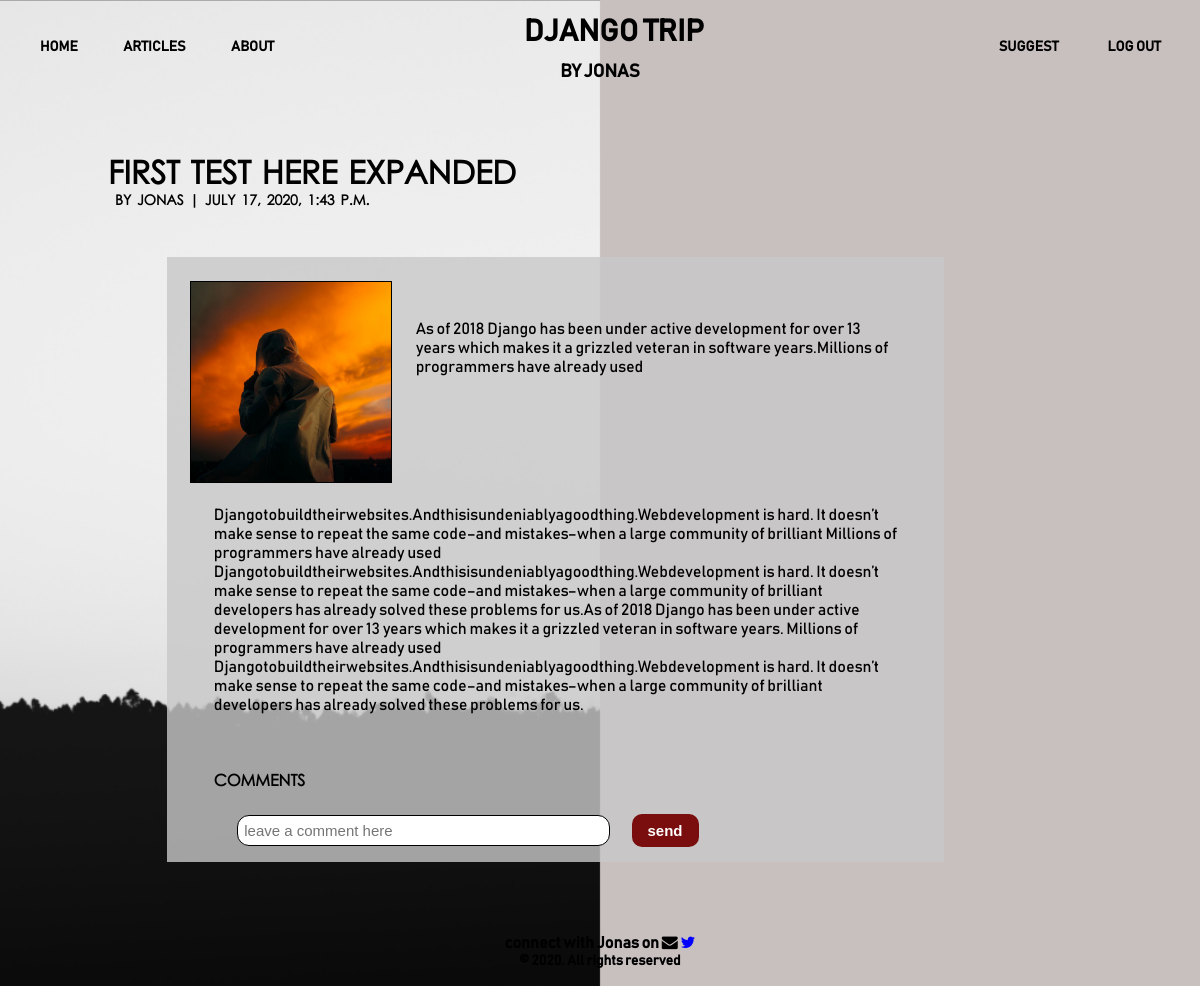
Page /articles/first-test-here-expanded/ (signed in) on the committed database.
### articles/models.py (models this page shows, shortened)
class Article(models.Model):
    def author_default():
        return CustomUser.objects.get(username="Jonas").username
    def slug_default():
        return " "
    title = models.CharField(max_length=144)
    description = models.TextField()
    image = models.ImageField()
    body = models.TextField()
    date = models.DateTimeField(auto_now_add=True)
    author = models.CharField(default=author_default, max_length=144)
    slug = models.SlugField(max_length=255, blank=True, default=slug_default)

### articles/views.py (the view, shortened to what this page needs)
# urls.py: path("<slug:slug>/", ArticleAndCommentView.as_view(), name="article_detail"),
class ArticleAndCommentView(CreateView):
    template_name = "article_detail.html"
    model = Comment
    fields = ("comment",)
    def get_context_data(self, **kwargs):
        context = super(ArticleAndCommentView, self).get_context_data(**kwargs)
        context["article"] = Article.objects.get(slug=self.kwargs["slug"])
        return context

### templates/article_detail.html (shortened to what this page needs)
{% load static %}
<head>
  <link rel="stylesheet" type="text/css" href="{% static 'css/base.css' %}" />
  <link rel="stylesheet" type="text/css" href="{% static 'css/articles.css' %}" />
  <link rel="stylesheet" href="{% static 'css/font-awesome.min.css' %}" />
</head>
<body style="background-image: url('/static/img/article-detail.png');">
    {% include 'header.html' %}
    <div id='article-detail-main-div'>
        <div id='article-detail-heading-div'>
            <div id='article-title-div'>
                <h1>{{ article.title }}<br><span>by {{ article.author }} | {{ article.date }}</span></h1>
            </div>
        </div>
        <div id='article-body-div'>
            <div class='article-image-div' style="background-image: url({{ article.image.url }});"></div>
            <p class='article-paragraph'>{{ article.body }}</p>
            <p id='comment-intro-paragraph'>COMMENTS</p>
            <form method="POST" id='comment-form'>
            <div>
              {% for field in form %}
              <input class="comment-fields"
              id="{{ field.id_for_label }}" maxlength="144"
              name="{{ field.html_name }}" value="{{ field.intial }}"
              type="{{ field.field.widget.input_type }}"
              placeholder="leave a comment here">
              {% endfor %}
              <button type='submit'>send</button>
            </div>
            </form>
        </div>
    </div>
  {% include 'footer.html' %}
</body>
</html>

### static/css/base.css (style rules this page uses)
body { padding: 0; margin: 0; font-family: "Bahnschrift"; background-size: cover; background-position: center; }

### static/css/articles.css (style rules this page uses)
#article-list-main-div, #article-detail-main-div { max-width: 90%; margin: auto; min-height: 455px; margin-bottom: 8%; }
#article-detail-main-div { max-width: 82%; margin-top: 5%; margin-bottom: 6%; }
#article-detail-heading-div { display: flex; justify-content: space-between; margin-bottom: 5%; }
#article-title-div { width: 70%; }
#article-title-div h1 { margin: 0; text-transform: uppercase; font-family: "Century_Gothic_Regular"; word-spacing: 2px; }
#article-title-div h1 span { font-size: 14px; margin-left: 1%; }
#article-body-div { background-color: rgba(200, 200, 200, 0.8); border: none; margin: 0% 15% 1% 6%; overflow: hidden; }
.article-image-div { width: 200px; height: 200px; background-position: center; background-size: cover; background-repeat: no-repeat; border: 1px solid black; float: left; margin: 3%; }
.article-paragraph { padding: 6% 6% 3%6%; }
#comment-intro-paragraph { padding: 0% 6% 1% 6%; font-family: "Century_Gothic_Regular"; font-weight: 700; }
#comment-form { margin: 2% 12% 2% 9%; width: 80% }
#comment-form input { border: 1px solid black; border-radius: 12px; font-size: 15px; padding: 1%; width: 60%; }
#comment-form button { margin-left: 3%; border: 1px solid transparent; border-radius: 10px; padding: 7px 15px; color: white; font-weight: 700; background-color: #7a0e0e; transition: 0.6s; cursor: pointer; font-size: 15px; }

### rows in the picture
Article: title "FIRST TEST HERE EXPANDED", author "JONAS", date "JULY 17, 2020, 1:43 P.M.", image (picture), body "As of 2018 Django has been under active development for over 13 years which makes it a grizzled veteran in software years.Millions of programmers have already used Djangotobuildtheirwebsites.Andthisisundeniablyagoodthing.Webdevelopment is hard. It doesn’t make sense to repeat the same code–and mistakes–when a large community of brilliant Millions of programmers have already used Djangotobuildtheirwebsites.Andthisisundeniablyagoodthing.Webdevelopment is hard. It doesn’t make sense to repeat the same code–and mistakes–when a large community of brilliant developers has already solved these problems for us.As of 2018 Django has been under active development for over 13 years which makes it a…"
